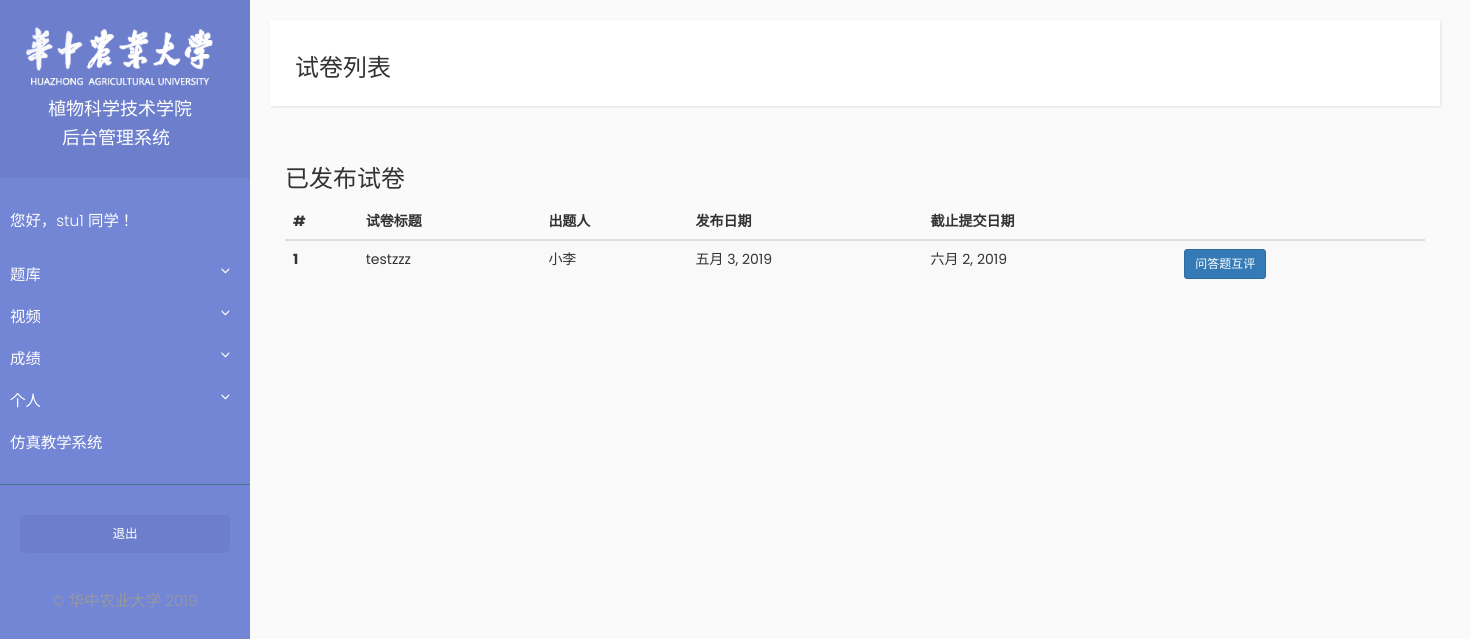
The app's page /student/paper_list/1 (signed in) with its own data.
### Student/models.py (models this page shows, shortened)
class Student(models.Model):
    user = models.OneToOneField(User, on_delete=models.CASCADE)
    student_id = models.CharField(max_length=20)
    name = models.CharField(max_length=10)
    grade_class = models.ForeignKey(GradeClass, on_delete=models.CASCADE)
    paper_result = models.ManyToManyField(Paper, through='PaperResult')

### Examination/models.py (models this page shows, shortened)
class Paper(models.Model):
    title = models.CharField(max_length=1000)
    description = models.TextField()
    multiple_choice_question_total_score = models.IntegerField(default=0)
    essay_question_total_score = models.IntegerField(default=0)
    publish_date = models.DateField(auto_now=True)
    expire_date = models.DateField(default=date.today() + timedelta(days=30))  # default expire date is 30 days from now on
    is_published = models.BooleanField(default=False)
    paper_maker = models.ForeignKey(Teacher, on_delete=models.CASCADE, null=True)

### Teacher/models.py (models this page shows, shortened)
class Teacher(models.Model):
    user = models.OneToOneField(User, on_delete=models.CASCADE)
    name = models.CharField(max_length=10)

### Student/views.py (the view)
# urls.py: path("paper_list", views.paper_list, name="paper_list"),
@login_required
def paper_list(request, showEssayComment):
    papers = Paper.objects.filter(is_published__exact=True)
    context = {'papers' : papers,
               'showEssayComment' : showEssayComment}
    return render(request, 'student/paper_list.html', context=context)

### Student/templates/student/paper_list.html (shortened to what this page needs)
{% extends "student/base.html" %}
{% block title_block %}
<h3>试卷列表</h3>
{% endblock %}
{% block navbar_block %}
 <div class="collapse navbar-collapse" id="bs-example-navbar-collapse-1">
</div>
{% endblock %}
{% block content_block%}
<div class="container">
    <h3>已发布试卷</h3>
    <table class="table table-striped">
        <thead>
            <tr>
                <th scope="col">#</th>
                <th scope="col">试卷标题</th>
                <th scope="col">出题人</th>
                <th scope="col">发布日期</th>
                <th scope="col">截止提交日期</th>
                <th scope="col"></th>
            </tr>
        </thead>
        <tbody>
            {% for paper in papers %}
            <tr>
                <th scope="row">{{ forloop.counter }}</th>
                <td>{{ paper.title }}</td>
                <td>{{ paper.paper_maker.name }}</td>
                <td>{{ paper.publish_date|date }}</td>
                <td>{{ paper.expire_date|date }}</td>
                {% if showEssayComment == 0 %}
                <td><a href="{% url 'student:paper_info' paper.pk %}" class="btn btn-primary btn-sm">详情</a></td>
                {% else %}
                    {% if paper.essay_question_set.all|length != 0%}
                        <td><a href="{% url 'student:essay_comment_pick' paper.pk %}" class="btn btn-primary btn-sm">问答题互评</a></td>
                    {% else %}
                        <td><a href="">该试卷无问答题</a></td>
                    {% endif %}
                {% endif %}
            </tr>
            {% endfor %}
        </tbody>
    </table>
</div>
{% endblock %}

### Student/templates/student/base.html (shortened to what this page needs)
<!DOCTYPE html>
{% load static %}
<html>
    <head>
        <link rel="stylesheet" href="https://maxcdn.bootstrapcdn.com/bootstrap/3.3.7/css/bootstrap.min.css">
        <link rel="stylesheet" href="{% static 'basic/css/sidebar.css' %}">
    </head>
    <body>
    <div class="wrapper">
        <nav id="sidebar">
            <div class="sidebar-header">
                <img src="{% static 'basic/image/title_logo.png' %}"  width="200" alt="logo">
                <h4>&nbsp;&nbsp;&nbsp;&nbsp;&nbsp;&nbsp;植物科学技术学院</h4>
                <h4>&nbsp;&nbsp;&nbsp;&nbsp;&nbsp;&nbsp;&nbsp;&nbsp;&nbsp;后台管理系统</h4>
            </div>
            <ul class="list-unstyled components">
                <p>您好，{{ user.student.name }} 同学！</p>
                <li class="">
                    <a href="#ExaminationSubmenu" data-toggle="collapse" aria-expanded="false">题库</a>
                </li>
                <li>
                    <a href="#VideoSubmenu" data-toggle="collapse" aria-expanded="false">视频</a>
                </li>
                <li>
                    <a href="#ScoreSubmenu" data-toggle="collapse" aria-expanded="false">成绩</a>
                </li>
                <li>
                    <a href="#PersonSubmenu" data-toggle="collapse" aria-expanded="false">个人</a>
                </li>
                <li>
                    <a href="http://144.202.122.52/unity_index.html">仿真教学系统</a>
                </li>
            </ul>
            <ul class="list-unstyled CTAs">
                <li><a href="{% url 'teacher:logout' %}" class="article">退出</a></li>
            </ul>
            <p class="mt-5 mb-3 text-center text-white">&copy; 华中农业大学 2019</p>
        </nav>
        <div id="content">
            <nav class="navbar navbar-default">
                <div class="container-fluid">
                    <div class="navbar-header">
                    {% block title_block %}
                    {% endblock %}
                    </div>
                    {% block navbar_block %}
                    {% endblock %}
                </div>
            </nav>
            {% block content_block%}
            {% endblock %}
        </div>
    </div>
    </body>
</html>

### Basic/static/basic/css/sidebar.css (style rules this page uses)
body { font-family: 'Poppins', sans-serif; background: #fafafa; }
p { font-family: 'Poppins', sans-serif; font-size: 1.1em; font-weight: 300; line-height: 1.7em; color: #999; }
a, a:hover, a:focus { color: inherit; text-decoration: none; transition: all 0.3s; }
.navbar { padding: 15px 10px; background: #fff; border: none; border-radius: 0; margin-bottom: 40px; box-shadow: 1px 1px 3px rgba(0, 0, 0, 0.1); }
.wrapper { display: flex; align-items: stretch; perspective: 1500px; }
#sidebar { min-width: 250px; max-width: 250px; background: #7386D5; color: #fff; transition: all 0.6s cubic-bezier(0.945, 0.020, 0.270, 0.665); transform-origin: bottom left; }
#sidebar .sidebar-header { padding: 20px; background: #6d7fcc; }
#sidebar ul.components { padding: 20px 0; border-bottom: 1px solid #47748b; }
#sidebar ul p { color: #fff; padding: 10px; }
#sidebar ul li a { padding: 10px; font-size: 1.1em; display: block; }
a[data-toggle="collapse"] { position: relative; }
a[aria-expanded="false"]::before, a[aria-expanded="true"]::before { content: '\e259'; display: block; position: absolute; right: 20px; font-family: 'Glyphicons Halflings'; font-size: 0.6em; }
ul.CTAs { padding: 20px; }
ul.CTAs a { text-align: center; font-size: 0.9em !important; display: block; border-radius: 5px; margin-bottom: 5px; }
a.article, a.article:hover { background: #6d7fcc !important; color: #fff !important; }
#content { padding: 20px; min-height: 100vh; transition: all 0.3s; }

### records on screen
Paper: title "testzzz", paper_maker.name "小李", publish_date "五月 3, 2019", expire_date "六月 2, 2019", shows "问答题互评"

### other values on screen
{{ user.student.name }} "stu1"
